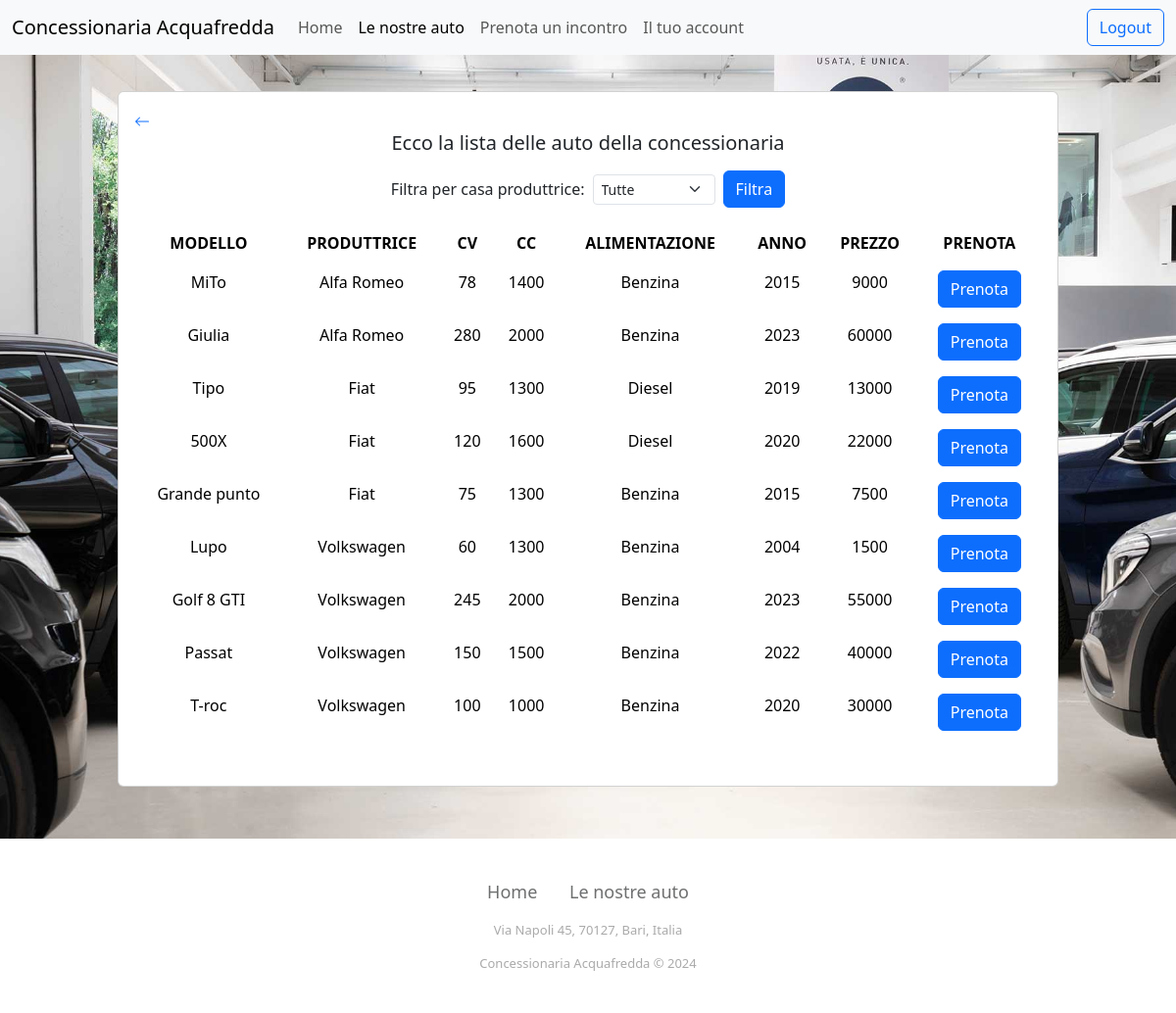
The app's page /clienti/catalogoclienti.php (signed in) with its own data.
### tables this page shows
CREATE TABLE `auto` (
  `id_auto` int(11) NOT NULL,
  `modello_auto` varchar(50) NOT NULL,
  `produttrice_auto` varchar(50) NOT NULL,
  `cavalli_auto` int(11) NOT NULL,
  `cilindrata_auto` int(11) NOT NULL,
  `alimentazione_auto` varchar(50) NOT NULL,
  `anno_auto` int(11) NOT NULL,
  `prezzo_auto` int(11) NOT NULL,
  `id_rappresentante` int(11) NOT NULL
);

### clienti/catalogoclienti.php (the view, shortened to what this page needs)
<!DOCTYPE html>
<html lang="en">
<head>
    <link rel="stylesheet" href="../css/catalogo.css">
    <link rel="stylesheet" href="https://cdn.jsdelivr.net/npm/bootstrap@5.3.3/dist/css/bootstrap.min.css">
    <link rel="stylesheet" href="https://cdnjs.cloudflare.com/ajax/libs/ionicons/2.0.1/css/ionicons.min.css">
    <?php
        include '../connessione.php';
    ?>
</head>
<body>
    <nav class="navbar navbar-expand-lg bg-body-tertiary">
        <div class="container-fluid">
            <a class="navbar-brand" href="home.php">Concessionaria Acquafredda</a>
            <div class="collapse navbar-collapse" id="navbarScroll">
                <ul class="navbar-nav me-auto my-2 my-lg-0 navbar-nav-scroll" style="--bs-scroll-height: 100px;">
                    <li class="nav-item">
                        <a class="nav-link" aria-current="page" href="home.php">Home</a>
                    </li>
                    <li class="nav-item">
                        <a class="nav-link active" href="#">Le nostre auto</a>
                    </li>
                    <li class="nav-item">
                        <a class="nav-link" href="prenotazione.php">Prenota un incontro</a>
                    </li>
                    <li class="nav-item">
                        <a class="nav-link" href="account.php">Il tuo account</a>
                    </li>
                </ul>
                <a href="../all/logout.php" class="btn btn-outline-primary">Logout</a>
            </div>
        </div>
    </nav>
    <section class="hero">
    <div class="container d-flex justify-content-center align-items-center vh-100">
        <div class="card text-center mb-3" style="width: 60rem;">
            <div class="card-body">
            <div class="d-flex align-items-start">
                <a href="home.php"><svg xmlns="http://www.w3.org/2000/svg" width="16" height="16" fill="currentColor" class="bi bi-arrow-left" viewBox="0 0 16 16">
                    <path fill-rule="evenodd" d="M15 8a.5.5 0 0 0-.5-.5H2.707l3.147-3.146a.5.5 0 1 0-.708-.708l-4 4a.5.5 0 0 0 0 .708l4 4a.5.5 0 0 0 .708-.708L2.707 8.5H14.5A.5.5 0 0 0 15 8"/>
                </svg> </a>
                </div>
                <h5 class="card-title">Ecco la lista delle auto della concessionaria </h5>
                <p class="card-text">
                    <?php
                        $produttrice = isset($_POST['produttrice']) ? $_POST['produttrice'] : '';
                    ?>
                    <form method="post" action="<?php echo $_SERVER['PHP_SELF']; ?> ">
                        <div class="d-flex justify-content-center align-items-center mb-3">
                            <label for="make" class="me-2">Filtra per casa produttrice:</label>
                            <select name="produttrice" id="produttrice" class="form-select form-select-sm me-2 w-auto" aria-label="Default select example">
                                <option value="" <?php if ($produttrice == '') echo 'selected'; ?>>Tutte</option>
                                <?php
                                    $sql = "SELECT DISTINCT produttrice_auto FROM auto ORDER BY produttrice_auto";
                                    $result = $conn->query($sql);
                                    while ($row = $result->fetch_assoc()) {
                                        echo '<option value="' . $row['produttrice_auto'] . '" ' . ($produttrice == $row['produttrice_auto'] ? 'selected' : '') . '>' . $row['produttrice_auto'] . '</option>' . "\n";
                                    }
                                ?>
                            </select>
                            <button type="submit" class="btn btn-primary">Filtra</button>
                        </div>
                    </form>
                    <?php
                        $username = $_SESSION['username'];
                        $sql = "SELECT * FROM cliente WHERE username_cliente= '$username' ";
                        if ($conn->query($sql)) {
                            $result = $conn->query($sql);
                            $row = $result->fetch_assoc();
                        } else {
                            echo "Errore: " . $conn->error . "\n";
                        }
                        $idcliente = $row['id_cliente'];
                        $sql = "SELECT * FROM auto INNER JOIN rappresentante ON auto.id_rappresentante=  rappresentante.id_rappresentante";
                            $sql.=" ORDER BY produttrice_auto";
                        $result = $conn->query($sql);
                        if(mysqli_num_rows($result)!=0){
                            echo "<div class=\"table-responsive\">";
                            echo "<table  class=\"table table-borderless \">";
                                echo "<tr>\n";
                                    echo "<th>MODELLO</th>  \n";
                                    echo "<th>PRODUTTRICE</th> \n";
                                    echo "<th>CV</th> \n";
                                    echo "<th>CC</th> \n";
                                    echo "<th>ALIMENTAZIONE</th> \n";
                                    echo "<th>ANNO</th> \n";
                                    echo "<th>PREZZO</th> \n";
                                    echo "<th>PRENOTA</th> \n";
                                echo "</tr>\n";
                                while ($row = $result->fetch_assoc()) {
                                    echo "<tr> \n";
                                        echo "<td>" . $row["modello_auto"] . "</td> \n";
                                        echo "<td>" . $row["produttrice_auto"] . "</td> \n";
                                        echo "<td>" . $row["cavalli_auto"] . "</td> \n";
                                        echo "<td>" . $row["cilindrata_auto"] . "</td> \n";
                                        echo "<td>" . $row["alimentazione_auto"] . "</td> \n";
                                        echo "<td>" . $row["anno_auto"] . "</td> \n";
                                        echo "<td>" . $row["prezzo_auto"] . "</td> \n";
                                        echo "<td> <a class=\"btn btn-primary\" href='prenotaincontro.php?id=" . $row['id_auto'] ."&idcliente=". $idcliente  .  "'>Prenota</a> </td>";
                                    echo "</tr> \n";
                                }
                            echo "</table>\n";
                            echo "</div>";
                        } else {
                            echo "<script>alert('Nessun auto presente nel DB');
                                    window.location.href = 'home.php';</script>";
                        }
                    ?>
                </p>
            </div>
        </div>
    </div>
    </section>
    <div class="footer-basic">
        <footer>
            <ul class="list-inline">
                <li class="list-inline-item"><a href="home.php">Home</a></li>
                <li class="list-inline-item"><a href="#">Le nostre auto</a></li>
            </ul>
            <p class="street">Via Napoli 45, 70127, Bari, Italia</p>
            <p class="copyright">Concessionaria Acquafredda © 2024</p>
        </footer>
    </div>
</body>
</html>

### css/catalogo.css (style rules this page uses)
.footer-basic { padding:40px 0; background-color:#ffffff; color:#4b4c4d; }
.footer-basic ul { padding:0; list-style:none; text-align:center; font-size:18px; line-height:1.6; margin-bottom:0; }
.footer-basic li { padding:0 10px; }
.footer-basic ul a { color:inherit; text-decoration:none; opacity:0.8; }
.footer-basic .copyright,.street { margin-top:15px; text-align:center; font-size:13px; color:#aaa; margin-bottom:0; }
.hero { background: url('../img/hero.jpg') no-repeat center center; background-size: cover; height: 100vh; display: flex; justify-content: center; align-items: center; color: white; text-align: center; padding: 1rem; }

### records on screen
auto: modello_auto "MiTo", produttrice_auto "Alfa Romeo", cavalli_auto "78", cilindrata_auto "1400", alimentazione_auto "Benzina", anno_auto "2015", prezzo_auto "9000"
auto: modello_auto "Giulia", produttrice_auto "Alfa Romeo", cavalli_auto "280", cilindrata_auto "2000", alimentazione_auto "Benzina", anno_auto "2023", prezzo_auto "60000"
auto: modello_auto "Tipo", produttrice_auto "Fiat", cavalli_auto "95", cilindrata_auto "1300", alimentazione_auto "Diesel", anno_auto "2019", prezzo_auto "13000"
auto: modello_auto "500X", produttrice_auto "Fiat", cavalli_auto "120", cilindrata_auto "1600", alimentazione_auto "Diesel", anno_auto "2020", prezzo_auto "22000"
auto: modello_auto "Grande punto", produttrice_auto "Fiat", cavalli_auto "75", cilindrata_auto "1300", alimentazione_auto "Benzina", anno_auto "2015", prezzo_auto "7500"
auto: modello_auto "Lupo", produttrice_auto "Volkswagen", cavalli_auto "60", cilindrata_auto "1300", alimentazione_auto "Benzina", anno_auto "2004", prezzo_auto "1500"
auto: modello_auto "Golf 8 GTI", produttrice_auto "Volkswagen", cavalli_auto "245", cilindrata_auto "2000", alimentazione_auto "Benzina", anno_auto "2023", prezzo_auto "55000"
auto: modello_auto "Passat", produttrice_auto "Volkswagen", cavalli_auto "150", cilindrata_auto "1500", alimentazione_auto "Benzina", anno_auto "2022", prezzo_auto "40000"
auto: modello_auto "T-roc", produttrice_auto "Volkswagen", cavalli_auto "100", cilindrata_auto "1000", alimentazione_auto "Benzina", anno_auto "2020", prezzo_auto "30000"
